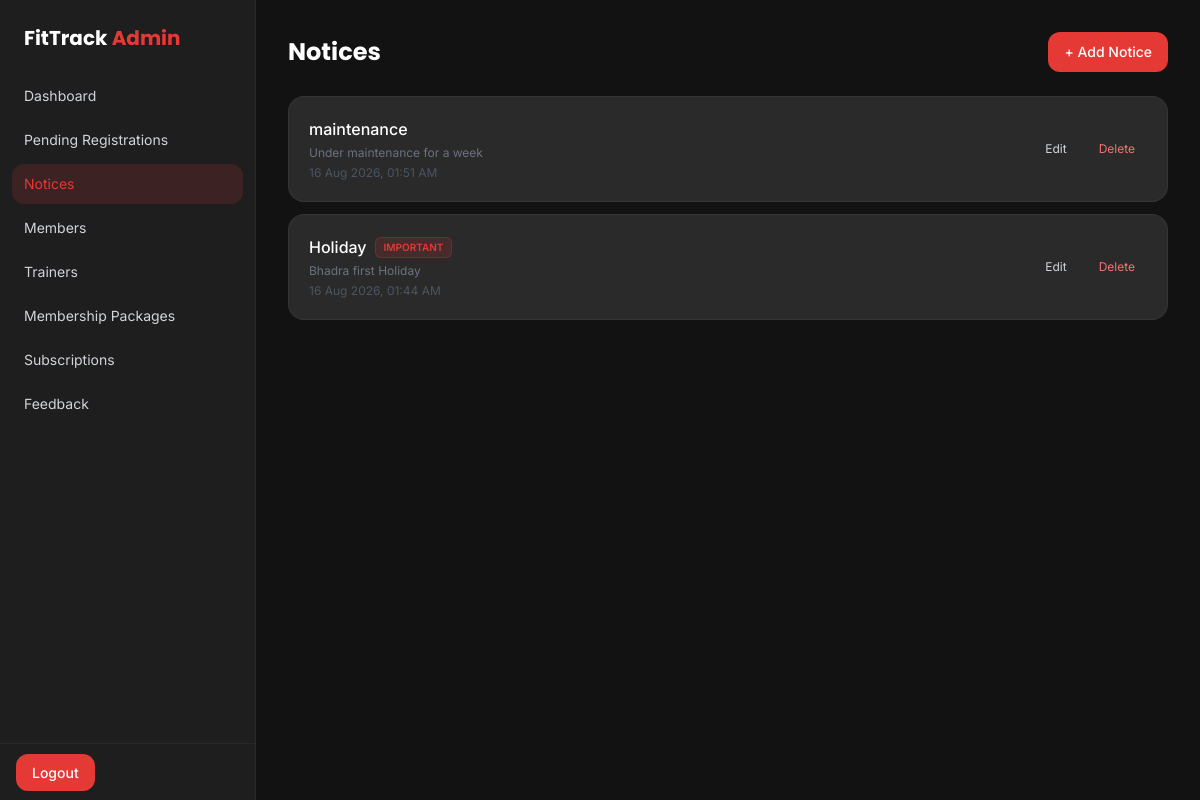
Screenshot of /management/notices/ (signed in) with the database file from the repository.
### app/models.py (models this page shows, shortened)
class Notice(models.Model):
    title = models.CharField(max_length=200)
    description = models.TextField()
    uploaded_at = models.DateTimeField(auto_now_add=True)
    is_important = models.BooleanField(default=False)
    class Meta:
        ordering = ['-uploaded_at']

### adminpanel/views.py (the view)
# urls.py: path('notices/', views.admin_notices, name='admin_notices'),
@staff_required
def admin_notices(request):
    notices = Notice.objects.all()
    return render(request, 'adminpanel/notices.html', {'notices': notices})

### adminpanel/templates/adminpanel/notices.html (shortened to what this page needs)
{% extends 'adminpanel/base.html' %}
{% block content %}
<div class="flex items-center justify-between mb-6">
    <h1 class="font-display text-2xl font-bold">Notices</h1>
    <a href="{% url 'admin_notice_add' %}"
       class="bg-primary hover:bg-red-600 text-white text-sm font-medium px-4 py-2.5 rounded-xl transition-colors">
        + Add Notice
    </a>
</div>
<div class="space-y-3">
    {% for notice in notices %}
        <div class="bg-dark-card border border-white/5 rounded-2xl p-5 flex items-center justify-between">
            <div>
                <div class="flex items-center gap-2">
                    <h3 class="text-white font-medium">{{ notice.title }}</h3>
                    {% if notice.is_important %}
                        <span class="text-[10px] font-semibold uppercase px-2 py-0.5 rounded-md bg-primary/15 text-primary border border-primary/25">
                            Important
                        </span>
                    {% endif %}
                </div>
                <p class="text-xs text-gray-500 mt-1 line-clamp-1">{{ notice.description|truncatewords:20 }}</p>
                <p class="text-xs text-gray-600 mt-1">{{ notice.uploaded_at|date:"d M Y, h:i A" }}</p>
            </div>
            <div class="flex gap-2 shrink-0">
                <a href="{% url 'admin_notice_edit' notice.id %}"
                   class="text-xs text-gray-300 hover:text-primary px-3 py-1.5 rounded-lg hover:bg-white/5 transition-colors">
                    Edit
                </a>
                <a href="{% url 'admin_notice_delete' notice.id %}"
                   onclick="return confirm('Delete this notice? This cannot be undone.');"
                   class="text-xs text-red-400 hover:text-red-300 px-3 py-1.5 rounded-lg hover:bg-red-500/10 transition-colors">
                    Delete
                </a>
            </div>
        </div>
    {% empty %}
        <div class="bg-dark-card border border-white/5 rounded-2xl p-10 text-center">
            <p class="text-gray-500 text-sm">No notices yet. Click "Add Notice" to create one.</p>
        </div>
    {% endfor %}
</div>
{% endblock %}

### rows the page displays
Notice: title "maintenance", description "Under maintenance for a week", uploaded_at "16 Aug 2026, 01:51 AM"
Notice: title "Holiday", is_important "IMPORTANT", description "Bhadra first Holiday", uploaded_at "16 Aug 2026, 01:44 AM"
